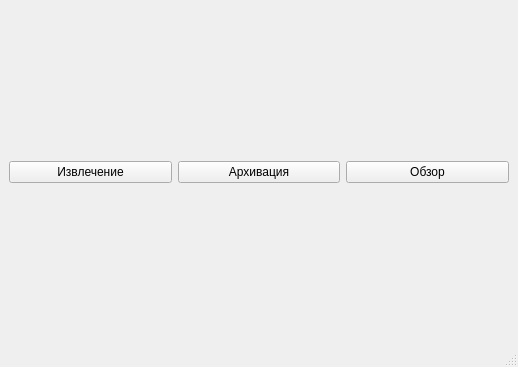
<?xml version="1.0" encoding="UTF-8"?>
<ui version="4.0">
 <class>MainWindow</class>
 <widget class="QMainWindow" name="MainWindow">
  <property name="geometry">
   <rect>
    <x>0</x>
    <y>0</y>
    <width>518</width>
    <height>367</height>
   </rect>
  </property>
  <property name="windowTitle">
   <string>MainWindow</string>
  </property>
  <widget class="QWidget" name="centralwidget">
   <layout class="QHBoxLayout" name="horizontalLayout_2">
    <item>
     <layout class="QHBoxLayout" name="horizontalLayout">
      <item>
       <widget class="QPushButton" name="pushButton_3">
        <property name="text">
         <string>Извлечение</string>
        </property>
       </widget>
      </item>
      <item>
       <widget class="QPushButton" name="pushButton_2">
        <property name="text">
         <string>Архивация</string>
        </property>
       </widget>
      </item>
      <item>
       <widget class="QPushButton" name="pushButton">
        <property name="text">
         <string>Обзор</string>
        </property>
       </widget>
      </item>
     </layout>
    </item>
   </layout>
  </widget>
  <widget class="QMenuBar" name="menubar">
   <property name="geometry">
    <rect>
     <x>0</x>
     <y>0</y>
     <width>518</width>
     <height>26</height>
    </rect>
   </property>
  </widget>
  <widget class="QStatusBar" name="statusbar"/>
 </widget>
 <resources/>
 <connections/>
</ui>
